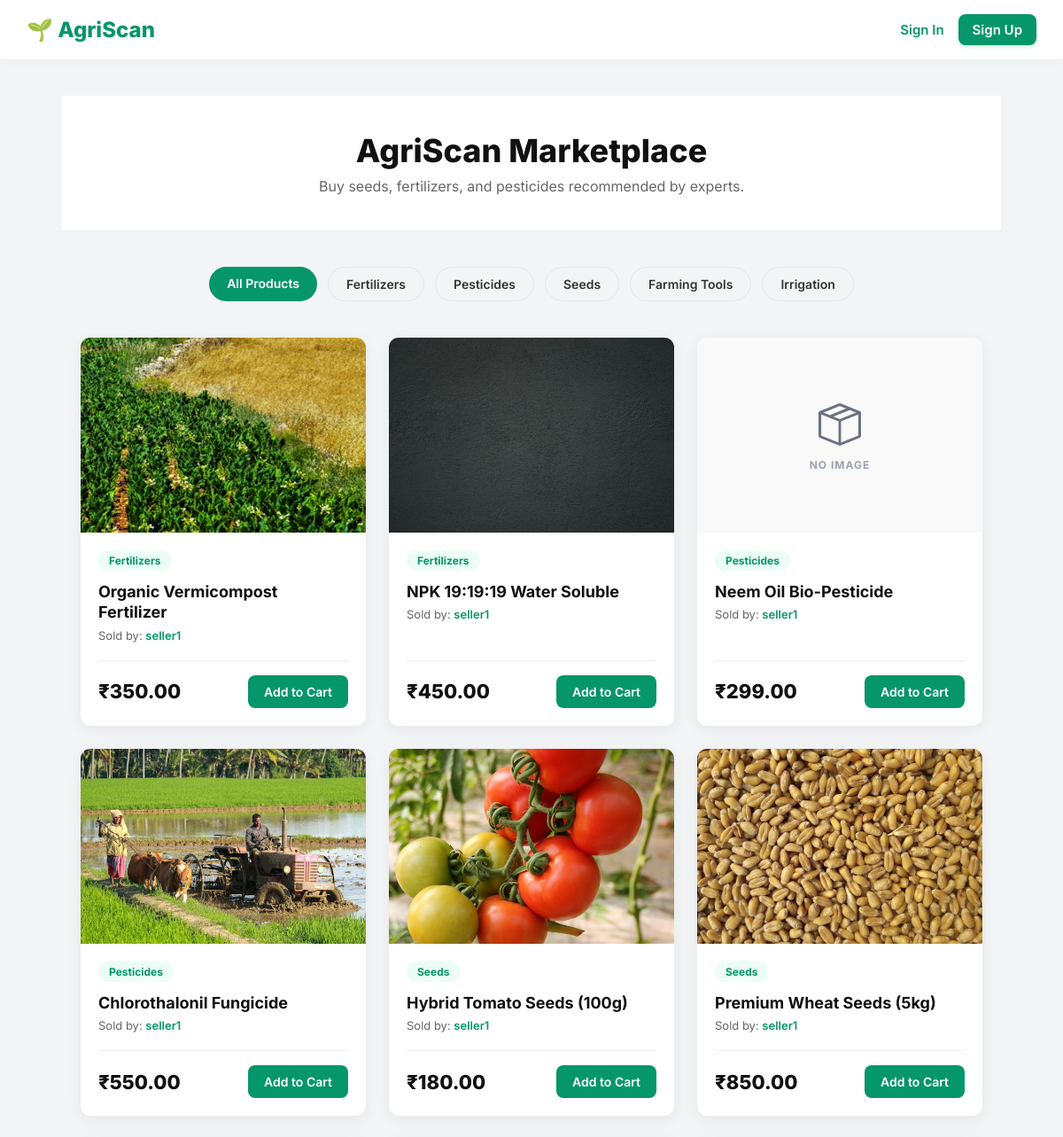
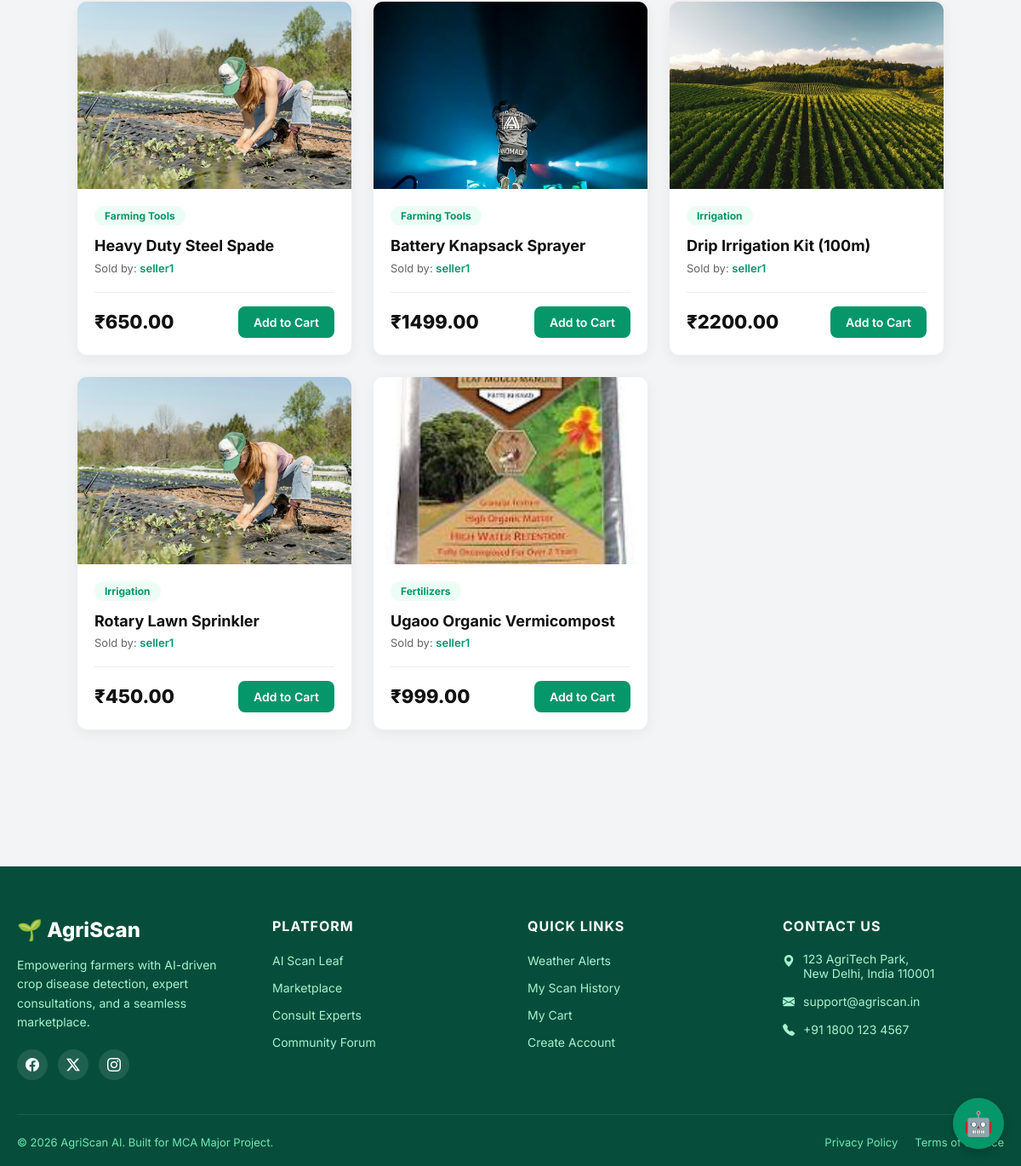
The app's page /marketplace/ with its own data (2 pictures, top to bottom).
### marketplace/models.py (models this page shows, shortened)
class Category(models.Model):
    name = models.CharField(max_length=100)

class Product(models.Model):
    seller = models.ForeignKey(User, on_delete=models.CASCADE, limit_choices_to={'role': 'seller'})
    category = models.ForeignKey(Category, on_delete=models.CASCADE)
    name = models.CharField(max_length=200)
    description = models.TextField()
    price = models.DecimalField(max_digits=8, decimal_places=2)
    stock = models.PositiveIntegerField(default=0)
    image = models.ImageField(upload_to='products/', blank=True, null=True)

### accounts/models.py (models this page shows)
class User(AbstractUser):
    ROLE_CHOICES = (
        ('farmer', 'Farmer'),
        ('agronomist', 'Agronomist'),
        ('seller', 'Seller'),
        ('admin', 'Admin'),
    )
    role = models.CharField(max_length=20, choices=ROLE_CHOICES, default='farmer')
    phone = models.CharField(max_length=15, blank=True)

### marketplace/views.py (the view)
# urls.py: path('', views.store, name='store'),
def store(request):
    products = Product.objects.all()
    categories = Category.objects.all()
    category_id = request.GET.get('category')
    if category_id:
        products = products.filter(category_id=category_id)
    return render(request, 'marketplace/store.html', {'products': products, 'categories': categories})

### templates/marketplace/store.html (shortened to what this page needs)
{% extends "base.html" %}
{% block content %}
<div style="background: white; padding: 40px 20px; text-align: center; border-bottom: 1px solid #eee; margin-bottom: 40px;">
    <h1 style="font-size: 36px; font-weight: 800; color: #111; margin-bottom: 8px;">AgriScan Marketplace</h1>
    <p style="font-size: 16px; color: #666;">Buy seeds, fertilizers, and pesticides recommended by experts.</p>
</div>
<div style="max-width: 1200px; margin: 0 auto; padding: 0 20px;">
    <div style="display: flex; gap: 12px; justify-content: center; margin-bottom: 40px; flex-wrap: wrap;">
        <a href="{% url 'store' %}" style="padding: 10px 20px; border-radius: 30px; text-decoration: none; font-weight: 600; font-size: 14px; {% if not request.GET.category %}background: #059669; color: white;{% else %}background: #F3F4F6; color: #333; border: 1px solid #E5E7EB;{% endif %}">All Products</a>
        {% for cat in categories %}
            <a href="?category={{ cat.id }}" style="padding: 10px 20px; border-radius: 30px; text-decoration: none; font-weight: 600; font-size: 14px; {% if request.GET.category == cat.id|stringformat:'s' %}background: #059669; color: white;{% else %}background: #F3F4F6; color: #333; border: 1px solid #E5E7EB;{% endif %}">{{ cat.name }}</a>
        {% endfor %}
    </div>
    <div class="product-grid">
        {% for product in products %}
            <div class="product-card">
                <div class="product-image-box">
                    {% if product.image %}
                        <img src="{{ product.image.url }}" onerror="this.style.display='none'; document.getElementById('fallback-{{ product.id }}').style.display='flex';" alt="{{ product.name }}">
                    {% endif %}
                    <div id="fallback-{{ product.id }}" style="display: {% if product.image %}none{% else %}flex{% endif %}; flex-direction: column; align-items: center; justify-content: center; color: #9CA3AF; z-index: 1;">
                        <i class="bi bi-box-seam" style="font-size: 48px; margin-bottom: 8px; color: #6B7280;"></i>
                        <span style="font-size: 12px; font-weight: 700; text-transform: uppercase; letter-spacing: 1px;">No Image</span>
                    </div>
                </div>
                <div class="product-details">
                    <span style="display: inline-block; background: #ECFDF5; color: #059669; font-size: 12px; font-weight: 700; padding: 4px 12px; border-radius: 20px; margin-bottom: 12px; width: fit-content;">{{ product.category.name }}</span>
                    <h3 style="font-size: 18px; font-weight: 700; color: #111; margin-bottom: 6px; line-height: 1.3;">{{ product.name }}</h3>
                    <p style="font-size: 13px; color: #666; margin-bottom: 20px;">Sold by: <span style="font-weight: 600; color: #059669;">{{ product.seller.username }}</span></p>
                    <div style="display: flex; justify-content: space-between; align-items: center; border-top: 1px solid #eee; padding-top: 16px; margin-top: auto;">
                        <span style="font-size: 22px; font-weight: 800; color: #111;">₹{{ product.price }}</span>
                        <a href="{% url 'add_to_cart' product.id %}" style="background: #059669; color: white; text-decoration: none; padding: 10px 18px; border-radius: 8px; font-weight: 600; font-size: 14px;">Add to Cart</a>
                    </div>
                </div>
            </div>
        {% endfor %}
    </div>
</div>
{% endblock %}

### static/css/style.css (style rules this page uses)
:root { --primary: #059669; --primary-dark: #047857; --bg: #F3F4F6; --card-bg: #FFFFFF; --text-main: #111827; --text-muted: #6B7280; --border: #E5E7EB; --shadow: 0 10px 25px rgba(0,0,0,0.05); }
* { box-sizing: border-box; margin: 0; padding: 0; }
body { font-family: 'Inter', sans-serif; background: var(--bg); color: var(--text-main); display: flex; flex-direction: column; min-height: 100vh; }

### templates/base.html (style rules this page uses)
body { display: flex; flex-direction: column; min-height: 100vh; margin: 0; }

### templates/marketplace/store.html (style rules this page uses)
.product-grid { display: grid; grid-template-columns: repeat(3, 1fr); gap: 24px; margin-bottom: 60px; }
.product-card { background: white; border-radius: 12px; overflow: hidden; box-shadow: 0 4px 15px rgba(0,0,0,0.05); border: 1px solid #eee; display: flex; flex-direction: column; transition: transform 0.2s; }
.product-image-box { height: 220px; width: 100%; position: relative; background: #f9f9f9; overflow: hidden; display: flex; align-items: center; justify-content: center; }
.product-image-box img { width: 100%; height: 100%; object-fit: cover; position: absolute; }
.product-details { padding: 20px; display: flex; flex-direction: column; flex: 1; }

### records on screen
Category: name "Fertilizers"
Category: name "Pesticides"
Category: name "Seeds"
Category: name "Farming Tools"
Category: name "Irrigation"
Product: image (picture), category.name "Fertilizers", name "Organic Vermicompost Fertilizer", seller.username "seller1", price "350.00"
Product: image (picture), category.name "Fertilizers", name "NPK 19:19:19 Water Soluble", seller.username "seller1", price "450.00"
Product: category.name "Pesticides", name "Neem Oil Bio-Pesticide", seller.username "seller1", price "299.00"
Product: image (picture), category.name "Pesticides", name "Chlorothalonil Fungicide", seller.username "seller1", price "550.00"
Product: image (picture), category.name "Seeds", name "Hybrid Tomato Seeds (100g)", seller.username "seller1", price "180.00"
Product: image (picture), category.name "Seeds", name "Premium Wheat Seeds (5kg)", seller.username "seller1", price "850.00"
Product: image (picture), category.name "Farming Tools", name "Heavy Duty Steel Spade", seller.username "seller1", price "650.00"
Product: image (picture), category.name "Farming Tools", name "Battery Knapsack Sprayer", seller.username "seller1", price "1499.00"
Product: image (picture), category.name "Irrigation", name "Drip Irrigation Kit (100m)", seller.username "seller1", price "2200.00"
Product: image (picture), category.name "Irrigation", name "Rotary Lawn Sprinkler", seller.username "seller1", price "450.00"
Product: image (picture), category.name "Fertilizers", name "Ugaoo Organic Vermicompost", seller.username "seller1", price "999.00"
